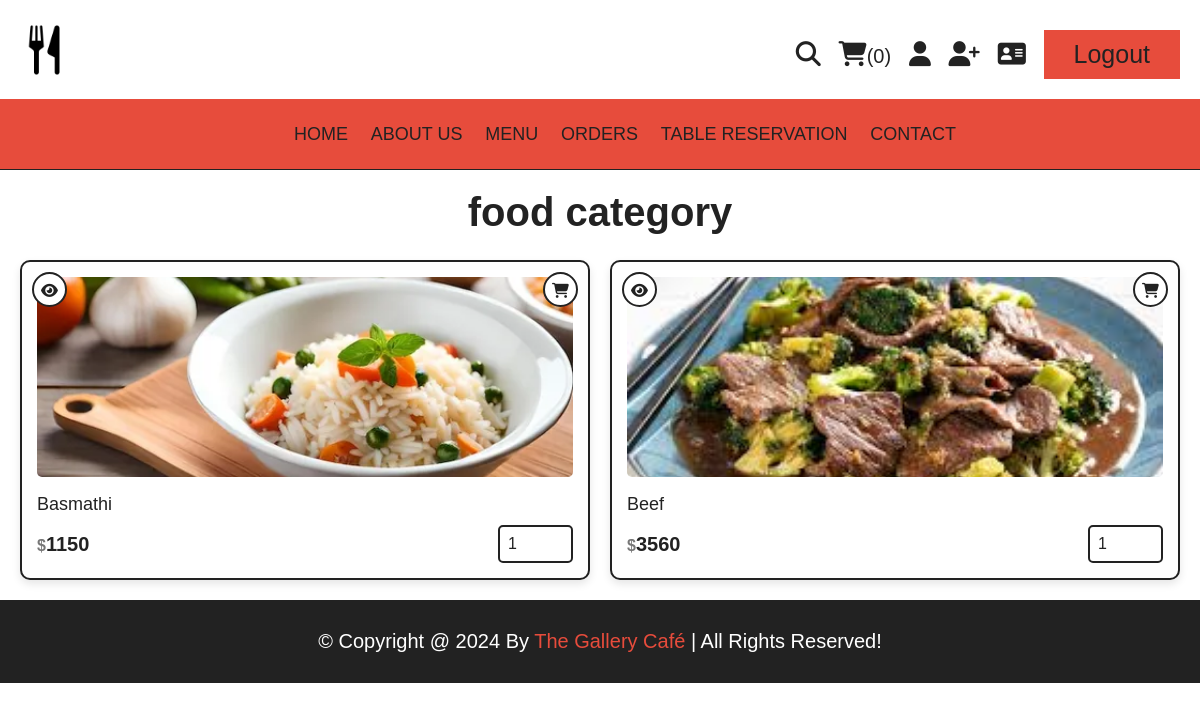
Screenshot of /category.php?category=main dish (signed in) with the database file from the repository.
### tables this page shows
CREATE TABLE `products` (
  `id` int(100) NOT NULL,
  `name` varchar(100) NOT NULL,
  `category` varchar(100) NOT NULL,
  `cousin_type` varchar(255) NOT NULL,
  `price` int(10) NOT NULL,
  `image` varchar(100) NOT NULL
);

### category.php (the view, shortened to what this page needs)
<?php
include 'components/connect.php';
?>
<!DOCTYPE html>
<html lang="en">
<head>
   <link rel="stylesheet" href="https://cdnjs.cloudflare.com/ajax/libs/font-awesome/6.1.1/css/all.min.css">
   <link rel="stylesheet" href="css/style.css">
</head>
<body>
<?php include 'components/navbar.php'; ?>
<?php include 'components/navlinks.php'; ?>
<section class="products">
   <h1 class="title">food category</h1>
   <div class="box-container">
      <?php
         $category = $_GET['category'];
         $select_products = $conn->prepare("SELECT * FROM `products` WHERE category = ?");
         $select_products->execute([$category]);
         if($select_products->rowCount() > 0){
            while($fetch_products = $select_products->fetch(PDO::FETCH_ASSOC)){
      ?>
      <form action="" method="post" class="box">
         <a href="quick_view.php?pid=<?= $fetch_products['id']; ?>" class="fas fa-eye"></a>
         <button type="submit" class="fas fa-shopping-cart" name="add_to_cart"></button>
         <img src="uploaded_img/<?= $fetch_products['image']; ?>" alt="">
         <div class="name"><?= $fetch_products['name']; ?></div>
         <div class="flex">
            <div class="price"><span>$</span><?= $fetch_products['price']; ?></div>
            <input type="number" name="qty" class="qty" min="1" max="99" value="1" maxlength="2">
         </div>
      </form>
      <?php
            }
         }else{
            echo '<p class="empty">no products added yet!</p>';
         }
      ?>
   </div>
</section>
<?php include 'components/footer.php'; ?>
</body>
</html>

### css/style.css (style rules this page uses)
:root { --yellow:#e74c3c; --red:#e74c3c; --white:#fff; --black:#222; --light-color:#777; --border:.2rem solid var(--black); }
* { font-family: 'Montserrat', sans-serif; margin:0; padding:0; box-sizing: border-box; outline: none; border: none; text-decoration: none; }
html { font-size: 62.5%; overflow-x: hidden; scroll-behavior: smooth; stop-opacity: 7rem; }
section { margin:0 auto; max-width: 1200px; padding:2rem; }
.title { text-align: center; margin-bottom: 2.5rem; font-size: 4rem; color:var(--black); }
.products .box-container { display: grid; grid-template-columns: repeat(auto-fit, minmax(250px, 1fr)); justify-content: center; align-items: stretch; gap: 2rem; }
.products .box-container .box { border: var(--border); padding: 1.5rem; position: relative; overflow: hidden; border-radius: 1rem; background-color: var(--white); box-shadow: 0 4px 8px rgba(0, 0, 0, 0.1); transition: transform 0.3s ease, box-shadow 0.3s ease; }
.products .box-container .box img { height: 20rem; width: 100%; object-fit: cover; border-radius: 0.5rem; margin-bottom: 1rem; }
.products .box-container .box .fa-eye, .products .box-container .box .fa-shopping-cart { position: absolute; top: 1rem; height: 3.5rem; width: 3.5rem; line-height: 3.3rem; border: var(--border); background-color: var(--white); cursor: pointer; font-size: 1.5rem; color: var(--black); transition: background-color 0.3s ease, color 0.3s ease; text-align: center; border-radius: 50%; }
.products .box-container .box .fa-eye { left: 1rem; }
.products .box-container .box .fa-shopping-cart { right: 1rem; }
.products .box-container .box .name { font-size: 1.8rem; color: var(--black); margin: 0.5rem 0; font-weight: 500; }
.products .box-container .box .flex { display: flex; align-items: center; gap: 1rem; margin-top: 1rem; }
.products .box-container .box .flex .price { margin-right: auto; font-size: 2rem; color: var(--black); font-weight: 600; }
.products .box-container .box .flex .price span { color: var(--light-color); font-size: 1.6rem; }
.products .box-container .box .flex .qty { padding: 0.8rem; border: var(--border); font-size: 1.6rem; color: var(--black); border-radius: 0.5rem; }

### rows the page displays
products: image (picture), name "Basmathi", price "1150"
products: image (picture), name "Beef", price "3560"

### other values shown
$total_cart_items "0"
